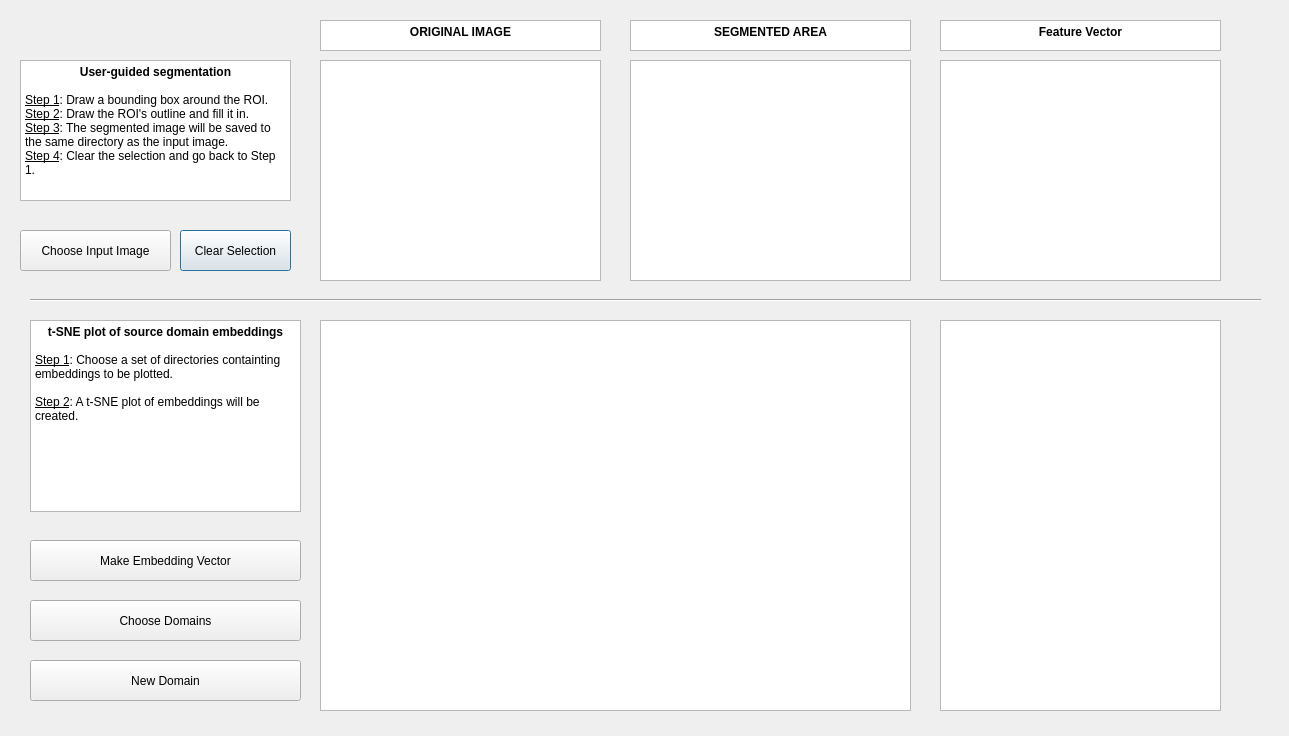
<?xml version="1.0" encoding="UTF-8"?>
<ui version="4.0">
 <class>Dialog</class>
 <widget class="QDialog" name="Dialog">
  <property name="geometry">
   <rect>
    <x>0</x>
    <y>0</y>
    <width>1289</width>
    <height>736</height>
   </rect>
  </property>
  <property name="windowTitle">
   <string>Dialog</string>
  </property>
  <widget class="QGraphicsView" name="originalImage">
   <property name="geometry">
    <rect>
     <x>320</x>
     <y>60</y>
     <width>281</width>
     <height>221</height>
    </rect>
   </property>
  </widget>
  <widget class="QGraphicsView" name="segmentedImage">
   <property name="geometry">
    <rect>
     <x>630</x>
     <y>60</y>
     <width>281</width>
     <height>221</height>
    </rect>
   </property>
  </widget>
  <widget class="QPushButton" name="clearSelection">
   <property name="geometry">
    <rect>
     <x>180</x>
     <y>230</y>
     <width>111</width>
     <height>41</height>
    </rect>
   </property>
   <property name="text">
    <string>Clear Selection</string>
   </property>
  </widget>
  <widget class="QTextBrowser" name="textBrowser">
   <property name="geometry">
    <rect>
     <x>20</x>
     <y>60</y>
     <width>271</width>
     <height>141</height>
    </rect>
   </property>
   <property name="html">
    <string>&lt;!DOCTYPE HTML PUBLIC &quot;-//W3C//DTD HTML 4.0//EN&quot; &quot;http://www.w3.org/TR/REC-html40/strict.dtd&quot;&gt;
&lt;html&gt;&lt;head&gt;&lt;meta name=&quot;qrichtext&quot; content=&quot;1&quot; /&gt;&lt;style type=&quot;text/css&quot;&gt;
p, li { white-space: pre-wrap; }
&lt;/style&gt;&lt;/head&gt;&lt;body style=&quot; font-family:'SimSun'; font-size:9pt; font-weight:400; font-style:normal;&quot;&gt;
&lt;p align=&quot;center&quot; style=&quot; margin-top:0px; margin-bottom:0px; margin-left:0px; margin-right:0px; -qt-block-indent:0; text-indent:0px;&quot;&gt;&lt;span style=&quot; font-family:'Segoe UI'; font-weight:696;&quot;&gt;User-guided segmentation&lt;/span&gt;&lt;span style=&quot; font-family:'Segoe UI';&quot;&gt;&lt;br /&gt;&lt;/span&gt;&lt;/p&gt;
&lt;p style=&quot; margin-top:0px; margin-bottom:0px; margin-left:0px; margin-right:0px; -qt-block-indent:0; text-indent:0px;&quot;&gt;&lt;span style=&quot; font-family:'Segoe UI'; text-decoration: underline;&quot;&gt;Step 1&lt;/span&gt;&lt;span style=&quot; font-family:'Segoe UI';&quot;&gt;: Draw a bounding box around the ROI.&lt;/span&gt;&lt;/p&gt;
&lt;p style=&quot; margin-top:0px; margin-bottom:0px; margin-left:0px; margin-right:0px; -qt-block-indent:0; text-indent:0px;&quot;&gt;&lt;span style=&quot; font-family:'Segoe UI'; text-decoration: underline;&quot;&gt;Step 2&lt;/span&gt;&lt;span style=&quot; font-family:'Segoe UI';&quot;&gt;: Draw the ROI's outline and fill it in. &lt;/span&gt;&lt;/p&gt;
&lt;p style=&quot; margin-top:0px; margin-bottom:0px; margin-left:0px; margin-right:0px; -qt-block-indent:0; text-indent:0px;&quot;&gt;&lt;span style=&quot; font-family:'Segoe UI'; text-decoration: underline;&quot;&gt;Step 3&lt;/span&gt;&lt;span style=&quot; font-family:'Segoe UI';&quot;&gt;: The segmented image will be saved to the same directory as the input image.&lt;/span&gt;&lt;/p&gt;
&lt;p style=&quot; margin-top:0px; margin-bottom:0px; margin-left:0px; margin-right:0px; -qt-block-indent:0; text-indent:0px;&quot;&gt;&lt;span style=&quot; font-family:'Segoe UI'; text-decoration: underline;&quot;&gt;Step 4&lt;/span&gt;&lt;span style=&quot; font-family:'Segoe UI';&quot;&gt;: Clear the selection and go back to Step 1.&lt;/span&gt;&lt;/p&gt;&lt;/body&gt;&lt;/html&gt;</string>
   </property>
  </widget>
  <widget class="QTextBrowser" name="textBrowser_2">
   <property name="geometry">
    <rect>
     <x>320</x>
     <y>20</y>
     <width>281</width>
     <height>31</height>
    </rect>
   </property>
   <property name="html">
    <string>&lt;!DOCTYPE HTML PUBLIC &quot;-//W3C//DTD HTML 4.0//EN&quot; &quot;http://www.w3.org/TR/REC-html40/strict.dtd&quot;&gt;
&lt;html&gt;&lt;head&gt;&lt;meta name=&quot;qrichtext&quot; content=&quot;1&quot; /&gt;&lt;style type=&quot;text/css&quot;&gt;
p, li { white-space: pre-wrap; }
&lt;/style&gt;&lt;/head&gt;&lt;body style=&quot; font-family:'SimSun'; font-size:9pt; font-weight:400; font-style:normal;&quot;&gt;
&lt;p align=&quot;center&quot; style=&quot; margin-top:0px; margin-bottom:0px; margin-left:0px; margin-right:0px; -qt-block-indent:0; text-indent:0px;&quot;&gt;&lt;span style=&quot; font-family:'Segoe UI'; font-weight:696;&quot;&gt;ORIGINAL IMAGE&lt;/span&gt;&lt;/p&gt;&lt;/body&gt;&lt;/html&gt;</string>
   </property>
  </widget>
  <widget class="QTextBrowser" name="textBrowser_3">
   <property name="geometry">
    <rect>
     <x>630</x>
     <y>20</y>
     <width>281</width>
     <height>31</height>
    </rect>
   </property>
   <property name="html">
    <string>&lt;!DOCTYPE HTML PUBLIC &quot;-//W3C//DTD HTML 4.0//EN&quot; &quot;http://www.w3.org/TR/REC-html40/strict.dtd&quot;&gt;
&lt;html&gt;&lt;head&gt;&lt;meta name=&quot;qrichtext&quot; content=&quot;1&quot; /&gt;&lt;style type=&quot;text/css&quot;&gt;
p, li { white-space: pre-wrap; }
&lt;/style&gt;&lt;/head&gt;&lt;body style=&quot; font-family:'SimSun'; font-size:9pt; font-weight:400; font-style:normal;&quot;&gt;
&lt;p align=&quot;center&quot; style=&quot; margin-top:0px; margin-bottom:0px; margin-left:0px; margin-right:0px; -qt-block-indent:0; text-indent:0px;&quot;&gt;&lt;span style=&quot; font-family:'Segoe UI'; font-weight:696;&quot;&gt;SEGMENTED AREA&lt;/span&gt;&lt;/p&gt;&lt;/body&gt;&lt;/html&gt;</string>
   </property>
  </widget>
  <widget class="Line" name="line">
   <property name="geometry">
    <rect>
     <x>30</x>
     <y>290</y>
     <width>1231</width>
     <height>21</height>
    </rect>
   </property>
   <property name="orientation">
    <enum>Qt::Horizontal</enum>
   </property>
  </widget>
  <widget class="QGraphicsView" name="embeddingsView">
   <property name="geometry">
    <rect>
     <x>320</x>
     <y>320</y>
     <width>591</width>
     <height>391</height>
    </rect>
   </property>
  </widget>
  <widget class="QPushButton" name="chooseEmbeddingDirs">
   <property name="geometry">
    <rect>
     <x>30</x>
     <y>600</y>
     <width>271</width>
     <height>41</height>
    </rect>
   </property>
   <property name="text">
    <string>Choose Domains</string>
   </property>
  </widget>
  <widget class="QTextBrowser" name="textBrowser_4">
   <property name="geometry">
    <rect>
     <x>30</x>
     <y>320</y>
     <width>271</width>
     <height>192</height>
    </rect>
   </property>
   <property name="html">
    <string>&lt;!DOCTYPE HTML PUBLIC &quot;-//W3C//DTD HTML 4.0//EN&quot; &quot;http://www.w3.org/TR/REC-html40/strict.dtd&quot;&gt;
&lt;html&gt;&lt;head&gt;&lt;meta name=&quot;qrichtext&quot; content=&quot;1&quot; /&gt;&lt;style type=&quot;text/css&quot;&gt;
p, li { white-space: pre-wrap; }
&lt;/style&gt;&lt;/head&gt;&lt;body style=&quot; font-family:'SimSun'; font-size:9pt; font-weight:400; font-style:normal;&quot;&gt;
&lt;p align=&quot;center&quot; style=&quot; margin-top:0px; margin-bottom:0px; margin-left:0px; margin-right:0px; -qt-block-indent:0; text-indent:0px;&quot;&gt;&lt;span style=&quot; font-family:'Segoe UI'; font-weight:696;&quot;&gt;t-SNE plot of source domain embeddings&lt;/span&gt;&lt;span style=&quot; font-family:'Segoe UI';&quot;&gt;&lt;br /&gt;&lt;/span&gt;&lt;/p&gt;
&lt;p style=&quot; margin-top:0px; margin-bottom:0px; margin-left:0px; margin-right:0px; -qt-block-indent:0; text-indent:0px;&quot;&gt;&lt;span style=&quot; font-family:'Segoe UI'; text-decoration: underline;&quot;&gt;Step 1&lt;/span&gt;&lt;span style=&quot; font-family:'Segoe UI';&quot;&gt;: Choose a set of directories containting embeddings to be plotted.&lt;/span&gt;&lt;/p&gt;
&lt;p style=&quot;-qt-paragraph-type:empty; margin-top:0px; margin-bottom:0px; margin-left:0px; margin-right:0px; -qt-block-indent:0; text-indent:0px; font-family:'Segoe UI';&quot;&gt;&lt;br /&gt;&lt;/p&gt;
&lt;p style=&quot; margin-top:0px; margin-bottom:0px; margin-left:0px; margin-right:0px; -qt-block-indent:0; text-indent:0px;&quot;&gt;&lt;span style=&quot; font-family:'Segoe UI'; text-decoration: underline;&quot;&gt;Step 2&lt;/span&gt;&lt;span style=&quot; font-family:'Segoe UI';&quot;&gt;: A t-SNE plot of embeddings will be created.&lt;/span&gt;&lt;/p&gt;&lt;/body&gt;&lt;/html&gt;</string>
   </property>
  </widget>
  <widget class="QPushButton" name="chooseInputImage">
   <property name="geometry">
    <rect>
     <x>20</x>
     <y>230</y>
     <width>151</width>
     <height>41</height>
    </rect>
   </property>
   <property name="text">
    <string>Choose Input Image</string>
   </property>
  </widget>
  <widget class="QPushButton" name="Makeembeddingvector">
   <property name="geometry">
    <rect>
     <x>30</x>
     <y>540</y>
     <width>271</width>
     <height>41</height>
    </rect>
   </property>
   <property name="text">
    <string>Make Embedding Vector</string>
   </property>
  </widget>
  <widget class="QTextBrowser" name="textBrowser_5">
   <property name="geometry">
    <rect>
     <x>940</x>
     <y>20</y>
     <width>281</width>
     <height>31</height>
    </rect>
   </property>
   <property name="html">
    <string>&lt;!DOCTYPE HTML PUBLIC &quot;-//W3C//DTD HTML 4.0//EN&quot; &quot;http://www.w3.org/TR/REC-html40/strict.dtd&quot;&gt;
&lt;html&gt;&lt;head&gt;&lt;meta name=&quot;qrichtext&quot; content=&quot;1&quot; /&gt;&lt;style type=&quot;text/css&quot;&gt;
p, li { white-space: pre-wrap; }
&lt;/style&gt;&lt;/head&gt;&lt;body style=&quot; font-family:'SimSun'; font-size:9pt; font-weight:400; font-style:normal;&quot;&gt;
&lt;p align=&quot;center&quot; style=&quot; margin-top:0px; margin-bottom:0px; margin-left:0px; margin-right:0px; -qt-block-indent:0; text-indent:0px;&quot;&gt;&lt;span style=&quot; font-family:'Segoe UI'; font-weight:696;&quot;&gt;Feature Vector&lt;/span&gt;&lt;/p&gt;&lt;/body&gt;&lt;/html&gt;</string>
   </property>
  </widget>
  <widget class="QTextBrowser" name="textBrowser_6">
   <property name="geometry">
    <rect>
     <x>940</x>
     <y>60</y>
     <width>281</width>
     <height>221</height>
    </rect>
   </property>
  </widget>
  <widget class="QTextBrowser" name="textBrowser_7">
   <property name="geometry">
    <rect>
     <x>940</x>
     <y>320</y>
     <width>281</width>
     <height>391</height>
    </rect>
   </property>
  </widget>
  <widget class="QPushButton" name="newdomain">
   <property name="geometry">
    <rect>
     <x>30</x>
     <y>660</y>
     <width>271</width>
     <height>41</height>
    </rect>
   </property>
   <property name="text">
    <string>New Domain</string>
   </property>
  </widget>
 </widget>
 <resources/>
 <connections/>
</ui>
